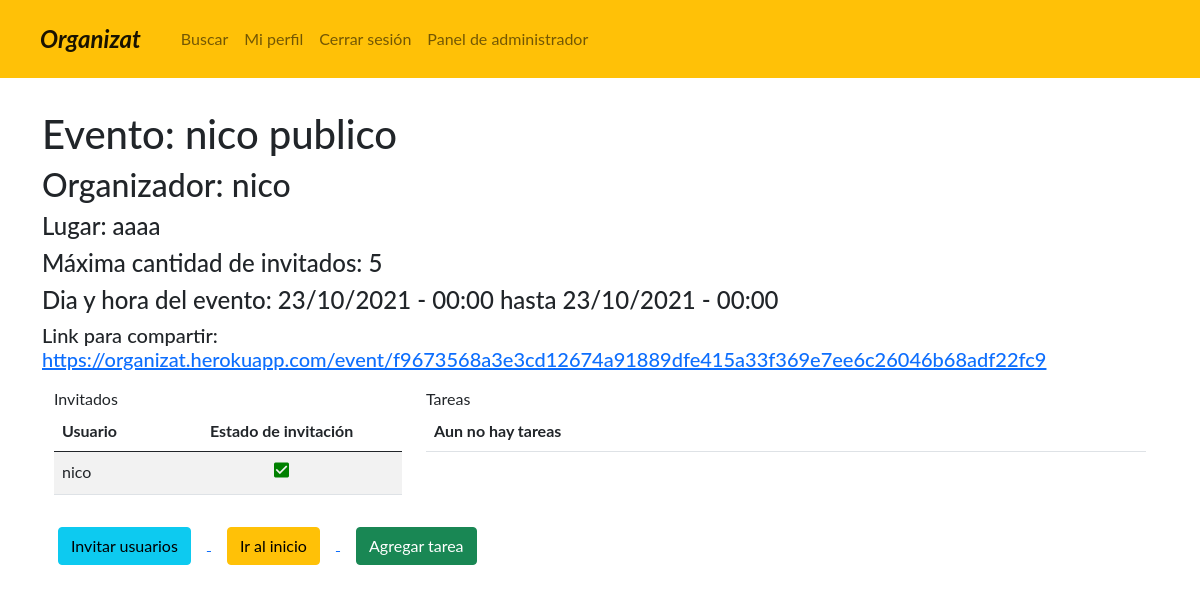
Page /event/f9673568a3e3cd12674a91889dfe415a33f369e7ee6c26046b68adf22fc9/ (signed in) on the committed database.
### administrador/models.py (models this page shows, shortened)
class Event(models.Model):
    name = models.CharField(max_length=40, blank=True, null=False, verbose_name='Nombre')
    owner = models.ForeignKey(User, on_delete=models.CASCADE, verbose_name="Organizador")
    description = models.TextField(max_length=255, blank=True, null=False, verbose_name='Descripcion')
    date_event_start = models.DateTimeField(default=datetime.today(), verbose_name='Fecha de alta del evento')
    date_event_end = models.DateTimeField(default=datetime.today(), verbose_name='Fecha de baja del evento')
    location = models.CharField(max_length=255, blank=True, null=False, verbose_name='Ubicación')
    event_link = models.URLField(max_length=200, verbose_name='Link')
    state = models.CharField(max_length=10, choices=STATES_EVENTO_USUARIO, verbose_name='Estado', null=True)
    max_guests = models.IntegerField(verbose_name='Capacidad máxima de invitados')
    visibility = models.CharField(max_length=14, choices=VISIBILITIES, verbose_name='Visibilidad')
    @property
    def list_invitation(self):
        return Invitation.objects.filter(event=self)
    @property
    def list_invitation_accepted(self):
        return Invitation.objects.filter(event=self, accepted_event=True)
    @property
    def list_tasks(self):
        return Task.objects.filter(event=self)
    @property
    def total_amount(self):
        total = 0
        for i in self.list_tasks:
            total += i.cost
        return round((total/len(self.list_invitation_accepted)), 1)
    class Meta:
        verbose_name = 'Evento'
        verbose_name_plural = 'Eventos'

class Invitation(models.Model):
    user = models.ForeignKey(User, on_delete=models.CASCADE, verbose_name="Integrate")
    event = models.ForeignKey(Event, on_delete=models.CASCADE, verbose_name="Evento")
    accepted_event = models.BooleanField(default=False, verbose_name="Aceptado")
    class Meta:
        verbose_name = 'Invitacion'
        verbose_name_plural = 'Invitaciones'

### administrador/views.py (the view)
def EventView(request, token):
    event = Event.objects.get(event_link=token)
    return render(request, 'event.html', {'event': event})

### templates/event.html (shortened to what this page needs)
{% extends 'base.html' %}
{% block content %}
<div class="container py-3 my-3">
    <h1>Evento: {{event.name}}</h1>
    <h2>Organizador: {{event.owner}}</h2>
    <h4>Lugar: {{event.location}}</h4>
    <h4>Máxima cantidad de invitados: {{event.max_guests}}</h4>
    <h4>Dia y hora del evento: {{event.date_event_start|date:"d/m/Y - H:i"}} hasta {{event.date_event_end|date:"d/m/Y - H:i"}}</h4>
    <h5>Link para compartir:
        <a href="javascript:getlink();"
            onclick="alert('URL copiada');"
            title="Click para copiar">https://organizat.herokuapp.com/event/{{event.event_link}}
        </a>
    </h5>
    <div class="container py-2 my-2">
        <div class="row">
            <div class="col-12 col-md-4">
                <leyend>Invitados</leyend>
                <table class="table table-striped table-hover">
                    {% if event.list_invitation %}
                        <thead>
                            <tr>
                                <th>Usuario</th>
                                <th class="text-center">Estado de invitación</th>
                            </tr>
                        </thead>
                        <tbody>
                        {% for invitation in event.list_invitation %}
                            <tr>
                                <td>{{invitation.user.username}}</td>
                                {% if invitation.accepted_event %}
                                    {% if request.user.is_superuser or request.user.id == invitation.event.owner.id %}
                                    <td class="text-center">
                                        <a href="{% url 'invitation_down' invitation.id event.event_link %}">
                                            <i class="material-icons" style="font-size:20px;color:green">check_box</i>
                                        </a>
                                    </td>
                                    {% else %}
                                    <td class="text-center">
                                        <i class="material-icons" style="font-size:20px;color:green">check_box</i>
                                    </td>
                                    {% endif %}
                                {% endif %}
                            </tr>
                        {% endfor %}
                        </tbody>
                    {% else %}
                        <thead>
                            <tr>
                                <th>Aun no hay invitados</th>
                            </tr>
                        </thead>
                    {% endif %}
                </table>
            </div>
            <div class="col-12 col-md-8">
                <leyend>Tareas</leyend>
                <table class="table table-striped table-hover">
                    {% if event.list_tasks %}
                        <thead>
                            <tr>
                                <th class="text-center">Usuario</th>
                                <th class="text-center">Titulo</th>
                                <th class="text-center">Estado</th>
                                <th class="text-center">Costo</th>
                                <th class="text-center">Total</th>
                                <th></th>
                            </tr>
                        </thead>
                        <tbody>
                        {% for task in event.list_tasks %}
                            <tr>
                                <td class="text-center">{{task.user|default_if_none:'No asignado'}}</td>
                                <td class="text-center">{{task.title}}</td>
                                <td class="text-center">{{task.status}}</td>
                                <td class="text-center" name="amount">{{task.cost}}</td>
                                <td class="text-center" name="total"></td>
                                {% if request.user.is_superuser or request.user.id == event.owner.id or request.user.id == task.user.id %}
                                    <td class="text-center">
                                        <a href="{% url 'update_task' event.event_link task.id %}">
                                            <i class="material-icons" style="font-size:16px">mode_edit</i>
                                        </a>
                                    </td>
                                {% endif %}
                            </tr>
                        {% endfor %}
                        </tbody>
                        <thead>
                            <tr>
                                <td></td>
                                <td></td>
                                <td class="text-center">POR PERSONA: </td>
                                <td class="text-center">{{event.total_amount}}</td>
                                <td class="text-center"></td>
                                <td></td>
                            </tr>
                        </thead>
                    {% else %}
                        <thead>
                            <tr>
                                <th>Aun no hay tareas</th>
                            </tr>
                        </thead>
                    {% endif %}
                </table>
            </div>
        </div>
    </div>
    <a href="{% url 'invite_user' event.event_link %}">
        <button type="button" class="mx-3 btn btn-info">Invitar usuarios</button>
    </a>
    <a href="{% url 'home' %}">
       <button type="button" class="mx-3 btn btn-warning">Ir al inicio</button>
   </a>
   {% if request.user.is_superuser or request.user.id == event.owner.id %}
   <a href="{% url 'add_task' event.event_link %}">
       <button type="button" class="mx-3 btn btn-success">Agregar tarea</button>
    </a>
    {% endif %}
</div>
{% endblock %}

### static/css/styles.css (style rules this page uses)
body { font-family: "Lato", sans-serif; }

### rows in the picture
Event: name "nico publico", owner "nico", location "aaaa", max_guests "5", date_event_start "23/10/2021 - 00:00", date_event_end "23/10/2021 - 00:00", event_link "f9673568a3e3cd12674a91889dfe415a33f369e7ee6c26046b68adf22fc9"
Invitation: user.username "nico", accepted_event True (drawn)
